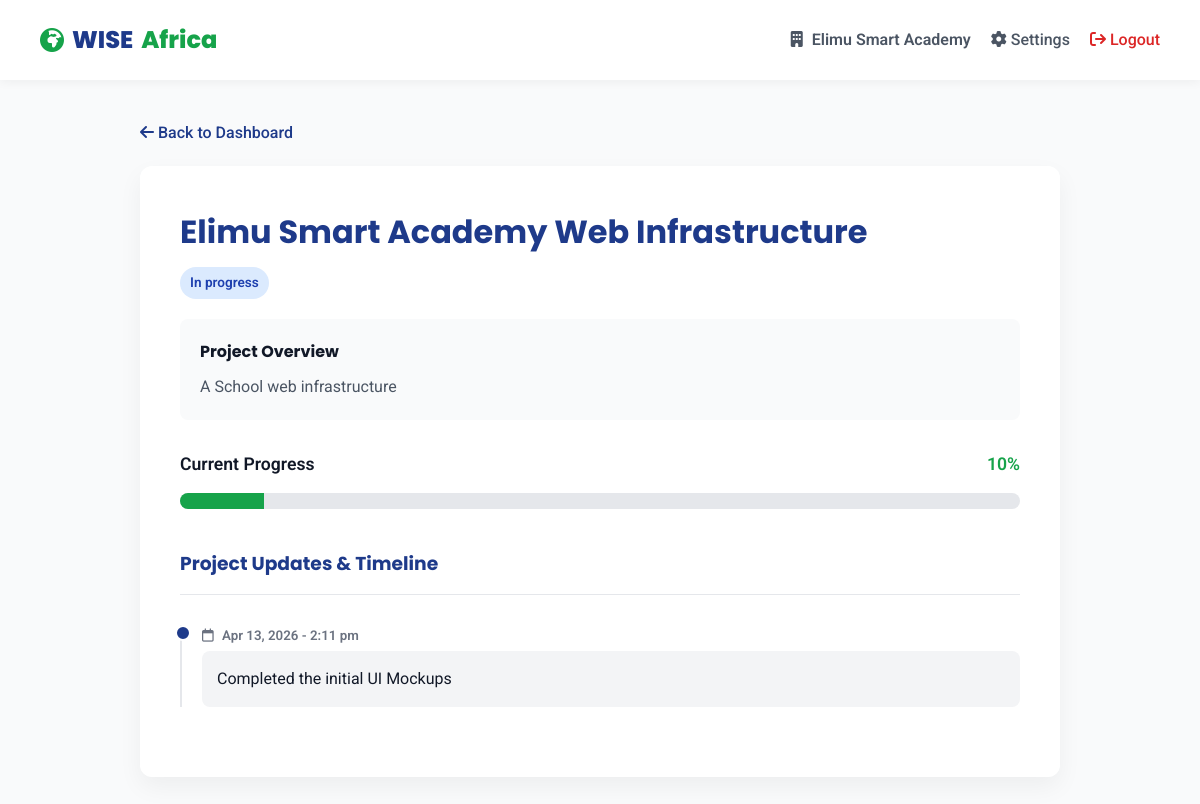
Page /client/project_details.php?id=2 (signed in) on the committed database.
### tables this page shows
CREATE TABLE `clients` (
  `id` int(11) NOT NULL,
  `organization_name` varchar(255) NOT NULL,
  `email` varchar(255) NOT NULL,
  `phone` varchar(50) NOT NULL,
  `password` varchar(255) NOT NULL,
  `status` enum('active','inactive') DEFAULT 'active',
  `created_at` timestamp NOT NULL DEFAULT CURRENT_TIMESTAMP
);

CREATE TABLE `projects` (
  `id` int(11) NOT NULL,
  `client_id` int(11) NOT NULL,
  `project_name` varchar(255) NOT NULL,
  `description` text,
  `status` enum('in_progress','active','inactive','completed') DEFAULT 'in_progress',
  `progress_percentage` int(3) DEFAULT '0',
  `start_date` date DEFAULT NULL,
  `end_date` date DEFAULT NULL,
  `created_at` timestamp NOT NULL DEFAULT CURRENT_TIMESTAMP
);

CREATE TABLE `project_updates` (
  `id` int(11) NOT NULL,
  `project_id` int(11) NOT NULL,
  `update_message` text NOT NULL,
  `created_at` timestamp NOT NULL DEFAULT CURRENT_TIMESTAMP
);

### client/project_details.php (the view, shortened to what this page needs)
<?php
require_once '../includes/db.php';
$projectId = intval($_GET['id']);
$clientId = $_SESSION['client_id'];
$stmt = $conn->prepare("SELECT * FROM projects WHERE id = ? AND client_id = ?");
$stmt->bind_param("ii", $projectId, $clientId);
$stmt->execute();
$project = $stmt->get_result()->fetch_assoc();
$stmtClient = $conn->prepare("SELECT * FROM clients WHERE id = ?");
$stmtClient->bind_param("i", $clientId);
$stmtClient->execute();
$clientInfo = $stmtClient->get_result()->fetch_assoc();
$stmtUpdates = $conn->prepare("SELECT * FROM project_updates WHERE project_id = ? ORDER BY created_at DESC");
$stmtUpdates->bind_param("i", $projectId);
$stmtUpdates->execute();
$updates = $stmtUpdates->get_result();
?>
<!DOCTYPE html>
<html lang="en">
<head>
    <link rel="stylesheet" href="https://cdnjs.cloudflare.com/ajax/libs/font-awesome/6.4.0/css/all.min.css">
    <link rel="stylesheet" href="../assets/css/style.css">
</head>
<body>
    <div class="client-layout">
        <header class="top-nav">
            <div class="nav-logo">
                <i class="fa-solid fa-earth-africa" style="color: var(--secondary-green);"></i>
                WISE <span>Africa</span>
            </div>
            <div style="display: flex; align-items: center; gap: 20px; flex-wrap: wrap; justify-content: center;">
                <span style="font-weight: 600; color: #4B5563;">
                    <i class="fa-solid fa-building" style="margin-right: 5px;"></i> <?php echo htmlspecialchars($clientInfo['organization_name']); ?>
                </span>
                <a href="settings.php" style="color: #4B5563; text-decoration: none; font-weight: 500;"><i class="fa-solid fa-gear"></i> Settings</a>
                <a href="logout.php" style="color: #DC2626; text-decoration: none; font-weight: 500;"><i class="fa-solid fa-arrow-right-from-bracket"></i> Logout</a>
            </div>
        </header>
        <main class="main-content fade-in">
            <div style="margin-bottom: 20px;">
                <a href="dashboard.php" style="color: var(--primary-blue); text-decoration: none; font-weight: 500;"><i class="fa-solid fa-arrow-left"></i> Back to Dashboard</a>
            </div>
            <div class="card">
                <div style="display: flex; justify-content: space-between; align-items: flex-start; margin-bottom: 20px;">
                    <div>
                        <h1 style="margin-bottom: 10px; font-size: 2rem; color: var(--primary-blue);"><?php echo htmlspecialchars($project['project_name']); ?></h1>
                        <span class="badge badge-<?php echo $project['status']; ?>"><?php echo str_replace('_', ' ', ucfirst($project['status'])); ?></span>
                    </div>
                </div>
                <div style="background: #F9FAFB; padding: 20px; border-radius: 8px; margin-bottom: 30px; color: #4B5563;">
                    <h4 style="color: var(--dark-text); margin-bottom: 10px;">Project Overview</h4>
                    <p><?php echo nl2br(htmlspecialchars($project['description'])); ?></p>
                </div>
                <div style="margin-bottom: 40px;">
                    <div style="display: flex; justify-content: space-between; font-size: 1.1rem; font-weight: 600;">
                        <span>Current Progress</span>
                        <span style="color: var(--secondary-green);"><?php echo $project['progress_percentage']; ?>%</span>
                    </div>
                    <div class="progress-bar-container">
                        <div class="progress-bar" style="width: <?php echo $project['progress_percentage']; ?>%;"></div>
                    </div>
                </div>
                <h3 style="margin-bottom: 10px; border-bottom: 1px solid #E5E7EB; padding-bottom: 15px;">Project Updates & Timeline</h3>
                <?php if ($updates->num_rows > 0): ?>
                    <div class="update-timeline">
                        <?php while($u = $updates->fetch_assoc()): ?>
                            <div class="update-item">
                                <small style="color: #6B7280; font-weight: 600; display: block; margin-bottom: 5px;"><i class="fa-regular fa-calendar" style="margin-right: 5px;"></i> <?php echo date('M j, Y - g:i a', strtotime($u['created_at'])); ?></small>
                                <p style="color: #111827; background: #F3F4F6; padding: 15px; border-radius: 8px; margin-top: 5px;"><?php echo nl2br(htmlspecialchars($u['update_message'])); ?></p>
                            </div>
                        <?php endwhile; ?>
                    </div>
                <?php endif; ?>
            </div>
        </main>
    </div>
</body>
</html>

### assets/css/style.css (style rules this page uses)
:root { --primary-blue: #1E3A8A; --secondary-green: #16A34A; --light-bg: #F9FAFB; --dark-text: #111827; --accent: #2563EB; --white: #FFFFFF; --border-radius: 12px; --box-shadow: 0 10px 25px rgba(0, 0, 0, 0.05); --hover-shadow: 0 15px 35px rgba(0, 0, 0, 0.1); --transition-speed: 0.3s; }
* { margin: 0; padding: 0; box-sizing: border-box; }
html { scroll-behavior: smooth; }
body { font-family: 'Roboto', 'Open Sans', sans-serif; color: var(--dark-text); background-color: var(--light-bg); line-height: 1.6; }
h1, h2, h3, h4, h5, h6 { font-family: 'Poppins', 'Montserrat', sans-serif; font-weight: 700; margin-bottom: 1rem; color: var(--primary-blue); }
a { text-decoration: none; color: inherit; transition: color var(--transition-speed); }
.fade-in { opacity: 0; animation: fadeIn ease-in 1; animation-fill-mode: forwards; animation-duration: 0.8s; }

### client/project_details.php (style rules this page uses)
.client-layout { display: flex; flex-direction: column; min-height: 100vh; background: var(--light-bg); }
.top-nav { background: var(--white); box-shadow: 0 2px 10px rgba(0,0,0,0.05); padding: 0 40px; height: 80px; display: flex; justify-content: space-between; align-items: center; }
.nav-logo { font-family: 'Poppins', sans-serif; font-size: 1.5rem; font-weight: 800; color: var(--primary-blue); display: flex; align-items: center; gap: 8px; }
.nav-logo span { color: var(--secondary-green); }
.main-content { padding: 40px; max-width: 1000px; margin: 0 auto; width: 100%; flex: 1; }
.card { background: var(--white); padding: 40px; border-radius: var(--border-radius); box-shadow: var(--box-shadow); margin-bottom: 30px; }
.progress-bar-container { background-color: #E5E7EB; border-radius: 10px; height: 16px; overflow: hidden; margin-top: 15px; width: 100%; }
.progress-bar { height: 100%; background-color: var(--secondary-green); transition: width 0.3s; }
.update-timeline { border-left: 2px solid #E5E7EB; padding-left: 20px; margin-top: 30px; }
.update-item { position: relative; margin-bottom: 30px; }
.update-item::before { content: ''; position: absolute; left: -27px; top: 0; width: 12px; height: 12px; border-radius: 50%; background: var(--primary-blue); border: 2px solid var(--white); }
.badge { padding: 5px 10px; border-radius: 20px; font-size: 0.85rem; font-weight: 600; display: inline-block; }
.badge-in_progress { background: #DBEAFE; color: #1E40AF; }

### rows in the picture
clients: organization_name "Elimu Smart Academy"
projects: project_name "Elimu Smart Academy Web Infrastructure", status "In progress", description "A School web infrastructure", progress_percentage "10"
project_updates: created_at "Apr 13, 2026 - 2:11 pm", update_message "Completed the initial UI Mockups"
